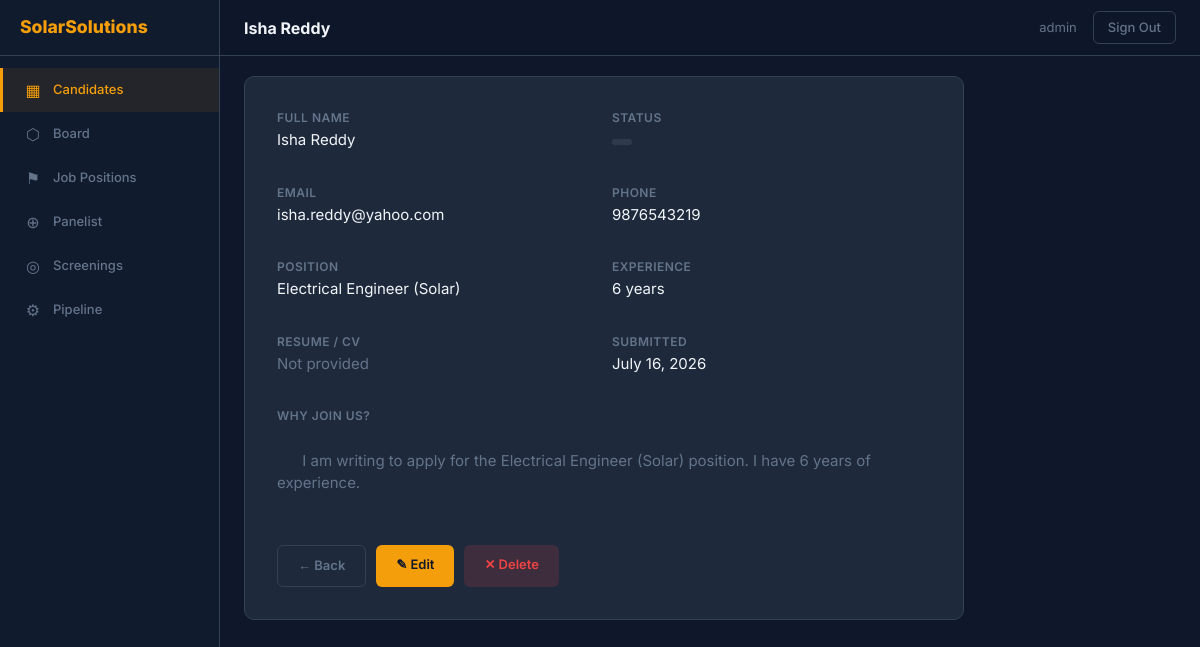
/solarsolutions/candidates/11/ (signed in), run on the app's committed database.
### api/models.py (models this page shows, shortened)
class Application(models.Model):
    company = models.ForeignKey(Company, on_delete=models.CASCADE, related_name='applications')
    full_name = models.CharField('Full Name', max_length=200)
    email = models.EmailField('Email Address')
    phone = models.CharField('Phone Number', max_length=30)
    position = models.CharField('Position', max_length=200)
    experience = models.PositiveIntegerField('Years of Experience')
    resume = models.FileField('Resume / CV', upload_to='resumes/', blank=True, null=True)
    cover_letter = models.TextField('Why join us?')
    status = models.CharField('Status', max_length=30, default='new')
    submitted_at = models.DateTimeField('Submitted', auto_now_add=True)
    class Meta:
        ordering = ['-submitted_at']
        verbose_name = 'Application'
        verbose_name_plural = 'Applications'

### adminpanel/views.py (the view)
# urls.py: path('candidates/<int:pk>/', views.candidate_detail, name='candidate_detail'),
@company_login_required
def candidate_detail(request, pk, company_slug=None):
    candidate = get_object_or_404(Application, company=request.company, pk=pk)
    return render(request, 'adminpanel/candidate_detail.html', {
        'candidate': candidate,
        'company': request.company,
    })

### adminpanel/views.py (called while the page is built)
def company_login_required(view_func):
    @wraps(view_func)
    def wrapper(request, *args, **kwargs):
        if request.user.is_authenticated:
            return view_func(request, *args, **kwargs)
        if request.company:
            return redirect('admin_login', company_slug=request.company.slug)
        return redirect('landing')
    return wrapper

### adminpanel/templates/adminpanel/candidate_detail.html (shortened to what this page needs)
{% extends 'adminpanel/base.html' %}
{% block page_title %}{{ candidate.full_name }}{% endblock %}
{% block content %}
<div class="detail-card">
  <div class="grid">
    <div class="field">
      <label>Full Name</label>
      <div class="value">{{ candidate.full_name }}</div>
    </div>
    <div class="field">
      <label>Status</label>
      <div class="value">
        {% with s=candidate.status %}
        <span class="status-tag
          {% if s == 'selected' or s == 'accepted' or s == 'onboarded' %}status-positive
          {% elif s == 'rejected' %}status-rejected
          {% elif s == 'new' or s == 'screening' %}status-new
          {% else %}status-warn{% endif %}">
        </span>
        {% endwith %}
      </div>
    </div>
    <div class="field">
      <label>Email</label>
      <div class="value">{{ candidate.email }}</div>
    </div>
    <div class="field">
      <label>Phone</label>
      <div class="value">{{ candidate.phone }}</div>
    </div>
    <div class="field">
      <label>Position</label>
      <div class="value">{{ candidate.position }}</div>
    </div>
    <div class="field">
      <label>Experience</label>
      <div class="value">{{ candidate.experience }} years</div>
    </div>
    <div class="field">
      <label>Resume / CV</label>
      <div class="value">
        {% if candidate.resume %}
          <a href="{{ candidate.resume.url }}" target="_blank">Download CV</a>
        {% else %}
          <span style="color:var(--color-text-muted);">Not provided</span>
        {% endif %}
      </div>
    </div>
    <div class="field">
      <label>Submitted</label>
      <div class="value">{{ candidate.submitted_at|date:"F d, Y" }}</div>
    </div>
  </div>
  <div class="field" style="margin-top:16px;">
    <label>Why join us?</label>
    <div class="value" style="white-space:pre-wrap;color:var(--color-text-muted);">
      {{ candidate.cover_letter }}
    </div>
  </div>
  <div class="actions-bar">
    <a href="{% url 'candidate_list' company_slug=company.slug %}" class="btn btn-back">← Back</a>
    <a href="{% url 'candidate_edit' company_slug=company.slug pk=candidate.pk %}" class="btn btn-edit">✎ Edit</a>
    <a href="{% url 'candidate_delete' company_slug=company.slug pk=candidate.pk %}" class="btn btn-del">✕ Delete</a>
  </div>
</div>
{% endblock %}

### adminpanel/templates/adminpanel/base.html (shortened to what this page needs)
<!doctype html>
<html lang="en">
<head>
</head>
<body>
  <div class="sidebar">
    <div class="sidebar-logo">SolarSolutions</div>
    <nav class="sidebar-nav">
      <a href="{% url 'candidate_list' %}" class="{% if request.resolver_match.url_name == 'candidate_list' or request.resolver_match.url_name == 'candidate_detail' or request.resolver_match.url_name == 'candidate_edit' or request.resolver_match.url_name == 'candidate_create' %}active{% endif %}">
        <span class="nav-icon">▦</span> Candidates
      </a>
      <a href="{% url 'admin_board' %}" class="{% if request.resolver_match.url_name == 'admin_board' %}active{% endif %}">
        <span class="nav-icon">⬡</span> Board
      </a>
      <a href="{% url 'job_positions' %}" class="{% if request.resolver_match.url_name == 'job_positions' %}active{% endif %}">
        <span class="nav-icon">⚑</span> Job Positions
      </a>
      <a href="{% url 'panelist' %}" class="{% if request.resolver_match.url_name == 'panelist' %}active{% endif %}">
        <span class="nav-icon">⊕</span> Panelist
      </a>
      <a href="{% url 'screenings' %}" class="{% if request.resolver_match.url_name == 'screenings' %}active{% endif %}">
        <span class="nav-icon">◎</span> Screenings
      </a>
      <a href="{% url 'pipeline' %}" class="{% if request.resolver_match.url_name == 'pipeline' %}active{% endif %}">
        <span class="nav-icon">⚙</span> Pipeline
      </a>
    </nav>
  </div>
  <div class="header">
    <div class="header-title">{% block page_title %}Dashboard{% endblock %}</div>
    <div class="header-right">
      <span>{{ user.get_username }}</span>
      <a href="{% url 'admin_logout' %}" class="logout-btn">Sign Out</a>
    </div>
  </div>
  <div class="main">
    <div class="main-content">
      {% block content %}{% endblock %}
    </div>
  </div>
</body>
</html>

### adminpanel/templates/adminpanel/candidate_detail.html (style rules this page uses)
.detail-card { background: var(--color-bg-card); border: 1px solid var(--color-border); border-radius: var(--radius); padding: 32px; max-width: 720px; }
.field { margin-bottom: 16px; }
.field label { display: block; font-size: 0.75rem; font-weight: 600; text-transform: uppercase; letter-spacing: 0.04em; color: var(--color-text-muted); margin-bottom: 2px; }
.field .value { font-size: 0.9375rem; }
.status-tag { display: inline-block; padding: 3px 10px; border-radius: 999px; font-size: 0.75rem; font-weight: 500; }
.status-new { background: rgba(148,163,184,0.15); color: var(--color-text-muted); }
.actions-bar { margin-top: 28px; display: flex; gap: 10px; }
.btn { padding: 10px 20px; font-size: 0.8125rem; font-weight: 600; font-family: inherit; border: none; border-radius: 6px; cursor: pointer; transition: 0.15s; text-decoration: none; }
.btn-edit { background: var(--color-primary); color: #0f172a; }
.btn-del { background: rgba(239,68,68,0.15); color: #ef4444; }
.btn-back { background: transparent; color: var(--color-text-muted); border: 1px solid var(--color-border); }
.grid { display: grid; grid-template-columns: 1fr 1fr; gap: 16px; }

### adminpanel/templates/adminpanel/base.html (style rules this page uses)
* { box-sizing: border-box; margin: 0; padding: 0; }
:root { --color-primary: #f59e0b; --color-bg: #0f172a; --color-bg-card: #1e293b; --color-bg-sidebar: #111b2e; --color-bg-col: #1a2438; --color-border: #334155; --color-text: #f1f5f9; --color-text-muted: #64748b; --color-hover: #1e293b; --radius: 10px; --sidebar-w: 220px; --header-h: 56px; }
html, body { height: 100%; }
body { font-family: 'Inter', system-ui, sans-serif; background: var(--color-bg); color: var(--color-text); line-height: 1.5; font-size: 0.875rem; }
a { text-decoration: none; color: inherit; }
.header { position: fixed; top: 0; left: var(--sidebar-w); right: 0; height: var(--header-h); display: flex; align-items: center; justify-content: space-between; padding: 0 24px; border-bottom: 1px solid var(--color-border); background: rgba(15,23,42,0.85); backdrop-filter: blur(12px); z-index: 20; }
.header-title { font-weight: 700; font-size: 1rem; }
.header-right { display: flex; align-items: center; gap: 16px; }
.header-right span { color: var(--color-text-muted); font-size: 0.8125rem; }
.logout-btn { padding: 6px 14px; font-size: 0.8125rem; font-family: inherit; font-weight: 500; color: var(--color-text-muted); background: transparent; border: 1px solid var(--color-border); border-radius: 6px; cursor: pointer; transition: 0.15s; }
.sidebar { position: fixed; top: 0; left: 0; width: var(--sidebar-w); height: 100%; background: var(--color-bg-sidebar); border-right: 1px solid var(--color-border); display: flex; flex-direction: column; z-index: 30; }
.sidebar-logo { height: var(--header-h); display: flex; align-items: center; padding: 0 20px; font-size: 1.1rem; font-weight: 800; color: var(--color-primary); border-bottom: 1px solid var(--color-border); }
.sidebar-nav { flex: 1; padding: 12px 0; overflow-y: auto; }
.sidebar-nav a { display: flex; align-items: center; gap: 10px; padding: 10px 20px; font-size: 0.8125rem; font-weight: 500; color: var(--color-text-muted); transition: 0.15s; border-left: 3px solid transparent; }
.sidebar-nav a.active { color: var(--color-primary); background: rgba(245,158,11,0.08); border-left-color: var(--color-primary); }
.sidebar-nav .nav-icon { width: 20px; text-align: center; font-size: 1rem; }
.main { margin-left: var(--sidebar-w); padding-top: var(--header-h); min-height: 100vh; }
.main-content { padding: 20px 24px; }

### data on the page
Application: full_name "Isha Reddy", email "isha.reddy@yahoo.com", phone "9876543219", position "Electrical Engineer (Solar)", experience "6", submitted_at "July 16, 2026", cover_letter "I am writing to apply for the Electrical Engineer (Solar) position. I have 6 years of experience."

### other printed values
{{ user.get_username }} "admin"
